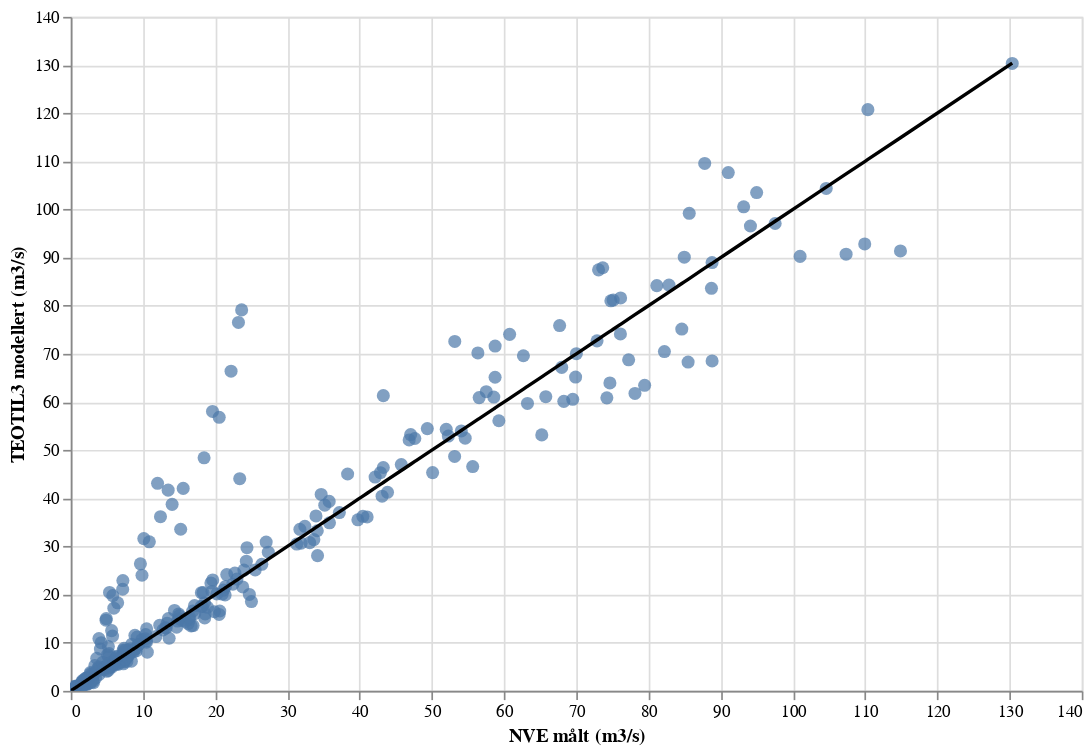

The code cell stored with this chart in its notebook:
### Markdown cell above
### 4.2. Plot modelled versus observed

Mouse-hover on points on the plot below to see station details.

### Code cell
def create_chart(comp_df, log_scale=False):
    scatter = (
        alt.Chart(comp_df)
        .mark_circle(size=60)
        .encode(
            x=alt.X(
                "obs_q_m3ps",
                title="NVE målt (m3/s)",
                scale=alt.Scale(type="log" if log_scale else "linear"),
            ),
            y=alt.Y(
                "accum_q_m3/s",
                title="TEOTIL3 modellert (m3/s)",
                scale=alt.Scale(type="log" if log_scale else "linear"),
            ),
            tooltip=["station_id", "station_name", "regine", "year"],
        )
        .properties(width=600, height=400)
    )

    line = (
        alt.Chart(comp_df)
        .mark_line(color="black")
        .encode(x="obs_q_m3ps", y="obs_q_m3ps")
    )

    return alt.layer(scatter, line).interactive()


print("Number of unique stations with data:", len(comp_df["station_id"].unique()))
print("Number of station-years to compare:", len(comp_df))
create_chart(comp_df, log_scale=False)

### Figure 1 — Vega-Lite specification as saved in the notebook (floating-point values rounded to 4 significant figures; data arrays with more than 128 entries replaced by an {"elided": "..."} marker saying what was removed)
{"config": {"view": {"continuousWidth": 400, "continuousHeight": 300}}, "layer": [{"mark": {"type": "circle", "size": 60}, "encoding": {"tooltip": [{"field": "station_id", "type": "nominal"}, {"field": "station_name", "type": "nominal"}, {"field": "regine", "type": "nominal"}, {"field": "year", "type": "quantitative"}], "x": {"field": "obs_q_m3ps", "scale": {"type": "linear"}, "title": "NVE målt (m3/s)", "type": "quantitative"}, "y": {"field": "accum_q_m3/s", "scale": {"type": "linear"}, "title": "TEOTIL3 modellert (m3/s)", "type": "quantitative"}}, "height": 400, "selection": {"selector001": {"type": "interval", "bind": "scales", "encodings": ["x", "y"]}}, "width": 600}, {"mark": {"type": "line", "color": "black"}, "encoding": {"x": {"field": "obs_q_m3ps", "type": "quantitative"}, "y": {"field": "obs_q_m3ps", "type": "quantitative"}}}], "data": {"name": "data-8711f82a2701f607ec482a3256022c95"}, "$schema": "https://vega.github.io/schema/vega-lite/v4.17.0.json", "datasets": {"data-8711f82a2701f607ec482a3256022c95": {"elided": "370 records"}}}
